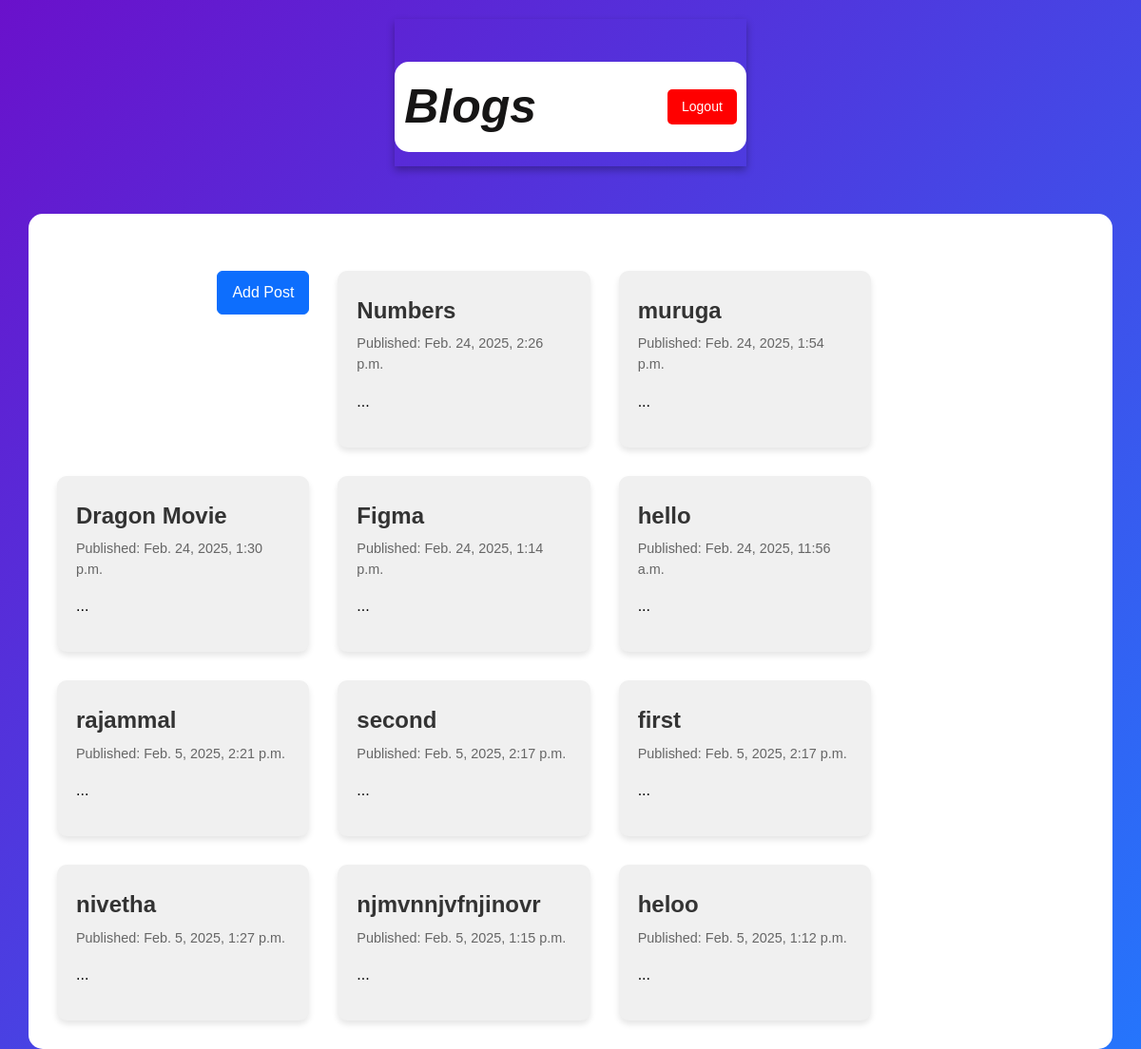
The page /posts/ (signed in) on the database its author committed.
### calc/models.py (models this page shows, shortened)
class Post(models.Model):
    title = models.CharField(max_length=100)
    text = models.TextField()
    image = models.ImageField(upload_to='post_images/', blank=True, null=True)  # Image Upload Field
    author = models.ForeignKey(User, on_delete=models.CASCADE)
    published_date = models.DateTimeField()

### calc/views.py (the view)
# urls.py: path('posts/', views.post_list, name='post_list'),
@login_required
def post_list(request):
    posts = Post.objects.all().order_by('-published_date')
    return render(request, 'calc/post_list.html', {'posts': posts})

### calc/templates/calc/post_list.html
{% extends 'calc/base.html' %}
{% block content %}
    <div class="posts-container">
        <div class="add-post-btn">
            <a href="{% url 'calc:new-post' %}">
                <button class="btn btn-primary">Add Post</button>
            </a>
        </div>
        {% for post in posts %}
            <div class="post-container">
                <article>
                    <h2><a href="{% url 'calc:post_detail' id=post.id %}" class="post-title">{{ post.title }}</a></h2>
                    <p class="post-date">Published: {{ post.published_date }}</p>
                    <p>{{ post.content|slice:":150" }}...</p>
                </article>
            </div>
        {% endfor %}
    </div>
{% endblock %}

### calc/templates/calc/base.html (shortened to what this page needs)
{% load static %}
<!DOCTYPE html>
<html lang="en">
    <head>
        <link rel="stylesheet" href="https://cdn.jsdelivr.net/npm/bootstrap@5.3.3/dist/css/bootstrap.min.css">
        <link rel="stylesheet" href="{% static 'css/blog.css' %}">
    </head>
    <body>
        <header class="page-header">
            <div class="container">
                <div class="blogs-text">Blogs</div>
                <nav>
                    <ul class="nav">
                        {% if user.is_authenticated %}
                            <li><a href="{% url 'calc:new-post' %}">Create Post</a></li>
                            <li>
                                <form method="POST" action="{% url 'calc:logout' %}">
                                    <button type="submit" class="logout-btn">Logout</button>
                                </form>
                            </li>
                        {% else %}
                            <li><a href="{% url 'calc:login' %}">Login</a></li>
                            <li><a href="{% url 'calc:signup' %}">Sign Up</a></li>
                        {% endif %}
                    </ul>
                </nav>
            </div>
        </header>
        <main class="container">
            <div class="row">
                <div class="col">
                    {% block content %}
                    {% endblock %}
                </div>
            </div>
        </main>
    </body>
</html>

### calc/static/css/blog.css (style rules this page uses)
body { font-family: Arial, sans-serif; color: black; margin: 0; padding: 0; display: flex; flex-direction: column; align-items: center; justify-content: flex-start; }
header { text-align: center; margin: 20px 0; }
.posts-container { width: 80%; max-width: 900px; margin-top: 30px; padding: 20px; }
.btn { padding: 10px 15px; }

### calc/templates/calc/base.html (style rules this page uses)
body { font-family: 'Arial', sans-serif; background: linear-gradient(135deg, #6a11cb, #2575fc); color: #fff; margin: 0; padding: 0; }
.page-header { padding: 15px 0; box-shadow: 0 4px 8px rgba(0, 0, 0, 0.3); }
.page-header .container { display: flex; justify-content: space-between; align-items: center; }
.nav { list-style: none; display: flex; gap: 15px; margin: 0; padding: 0; }
.nav li { display: inline; }
.nav a { text-decoration: none; color: #fff; font-weight: bold; transition: 0.3s; padding: 8px 12px; border-radius: 5px; }
.logout-btn { background: red; color: white; border: none; padding: 8px 15px; font-size: 14px; border-radius: 5px; cursor: pointer; transition: 0.3s; margin-left: 10px; }
.blogs-text { font-weight: bold; font-style: italic; font-size: 50px; color: rgb(22, 21, 21); }
.container { margin-top: 30px; padding: 10px; background: white; color: black; border-radius: 15px; }
.posts-container { display: grid; grid-template-columns: repeat(auto-fill, minmax(250px, 1fr)); gap: 30px; }
.post-container { background: #f0f0f0; border-radius: 10px; padding: 20px; box-shadow: 0 4px 6px rgba(0, 0, 0, 0.1); transition: transform 0.3s ease; }
.post-title { font-size: 1.5rem; font-weight: bold; color: #333; text-decoration: none; transition: color 0.3s ease; }
.post-date { font-size: 0.9rem; color: #666; }
.add-post-btn { display: flex; justify-content: flex-end; margin-bottom: 20px; }

### rows shown on the page
Post: title "Numbers", published_date "Feb. 24, 2025, 2:26 p.m."
Post: title "muruga", published_date "Feb. 24, 2025, 1:54 p.m."
Post: title "Dragon Movie", published_date "Feb. 24, 2025, 1:30 p.m."
Post: title "Figma", published_date "Feb. 24, 2025, 1:14 p.m."
Post: title "hello", published_date "Feb. 24, 2025, 11:56 a.m."
Post: title "rajammal", published_date "Feb. 5, 2025, 2:21 p.m."
Post: title "second", published_date "Feb. 5, 2025, 2:17 p.m."
Post: title "first", published_date "Feb. 5, 2025, 2:17 p.m."
Post: title "nivetha", published_date "Feb. 5, 2025, 1:27 p.m."
Post: title "njmvnnjvfnjinovr", published_date "Feb. 5, 2025, 1:15 p.m."
Post: title "heloo", published_date "Feb. 5, 2025, 1:12 p.m."
